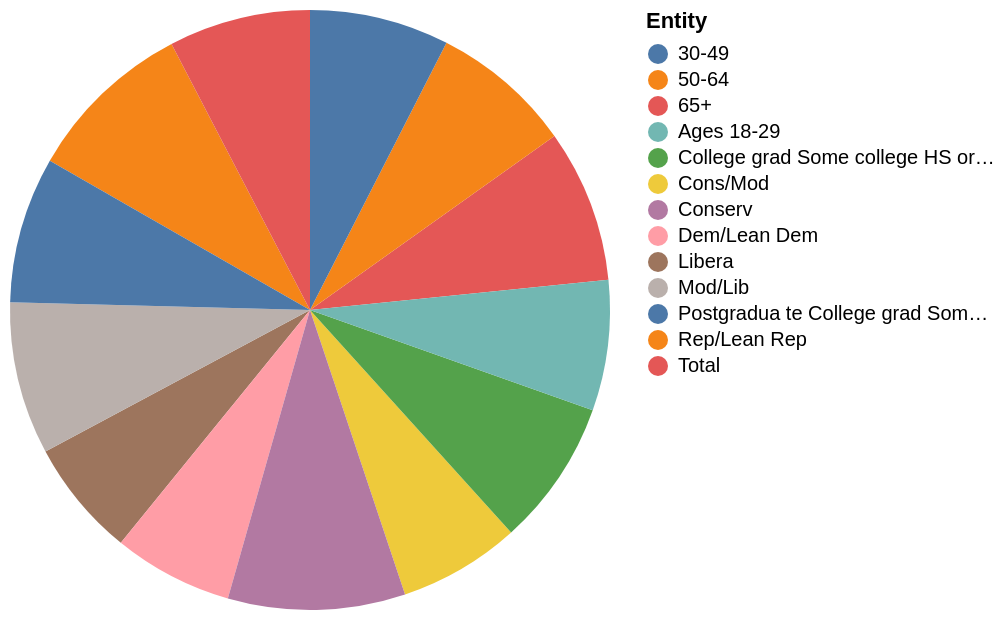

Write a Vega-Lite specification for this figure.
### Vega-Lite specification from a JSON file in a GitHub repository (floating-point values rounded to 4 significant figures)
{"$schema": "https://vega.github.io/schema/vega-lite/v5.json", "description": "Pie chart auto-generated from CSV", "data": {"values": [{"Entity": "Libera", "Only fair/ poor": "53", "Good/ excellent": "45.0"}, {"Entity": "Cons/Mod", "Only fair/ poor": "55", "Good/ excellent": "nan"}, {"Entity": "Dem/Lean Dem", "Only fair/ poor": "54", "Good/ excellent": "nan"}, {"Entity": "Mod/Lib", "Only fair/ poor": "69", "Good/ excellent": "28.0"}, {"Entity": "Conserv", "Only fair/ poor": "80", "Good/ excellent": "nan"}, {"Entity": "Rep/Lean Rep", "Only fair/ poor": "76", "Good/ excellent": "21.0"}, {"Entity": "College grad Some college HS or less", "Only fair/ poor": "66", "Good/ excellent": "66.0"}, {"Entity": "Postgradua te College grad Some college HS for less", "Only fair/ poor": "66", "Good/ excellent": "66.0"}, {"Entity": "65+", "Only fair/ poor": "69", "Good/ excellent": "27.0"}, {"Entity": "50-64", "Only fair/ poor": "64", "Good/ excellent": "33.0"}, {"Entity": "30-49", "Only fair/ poor": "63", "Good/ excellent": "34.0"}, {"Entity": "Ages 18-29", "Only fair/ poor": "59", "Good/ excellent": "38.0"}, {"Entity": "Total", "Only fair/ poor": "64", "Good/ excellent": "33.0"}]}, "mark": "arc", "encoding": {"theta": {"field": "Only fair/ poor", "type": "quantitative"}, "color": {"field": "Entity", "type": "nominal"}}}
